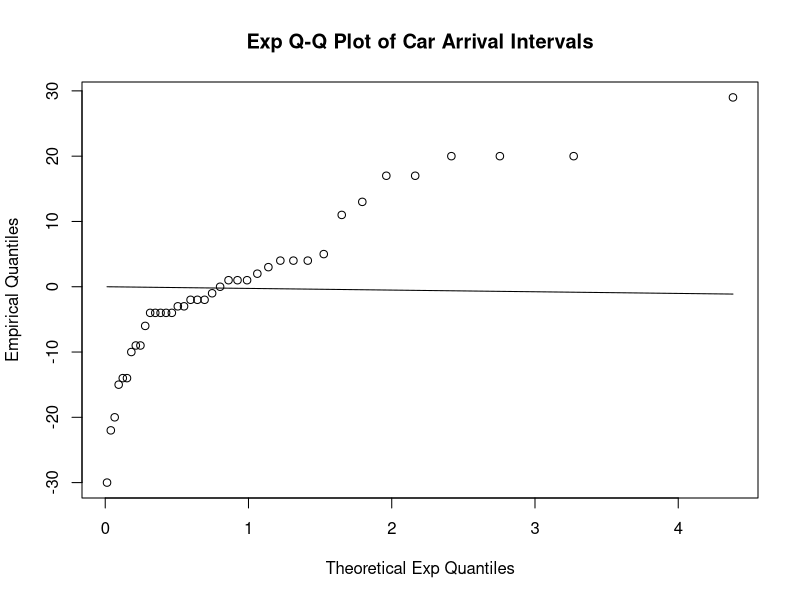
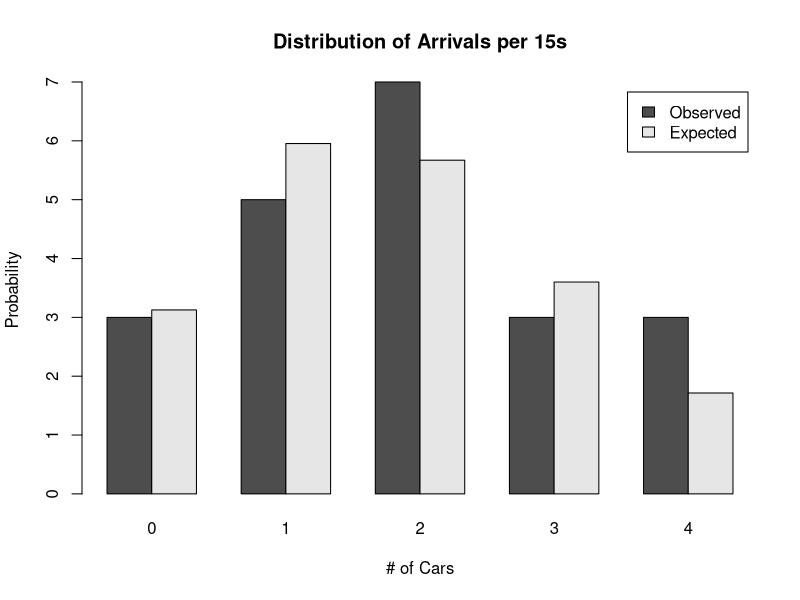
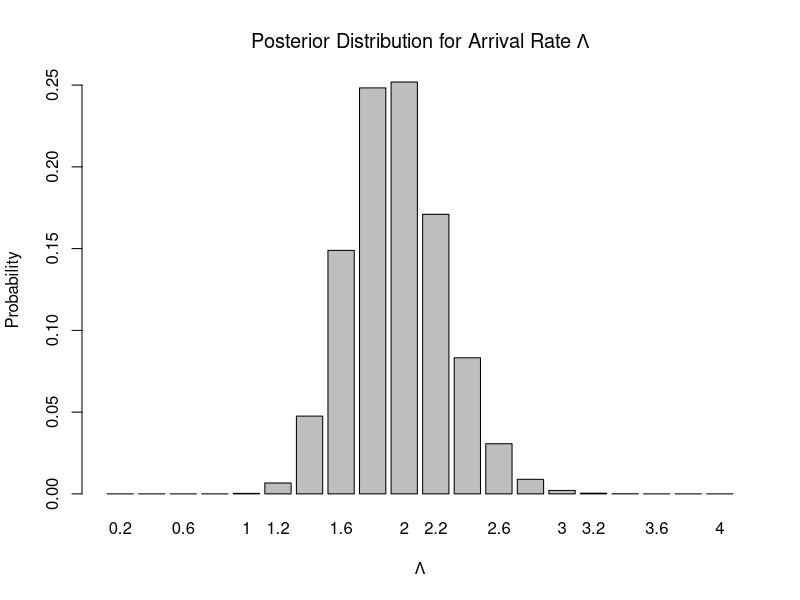

Generate these figures, in order, with R:
## csi674hw3p2

## DATA
x<-c(12, 2, 6, 2, 19, 5, 34, 4, 1, 4, 8, 7, 1, 21, 6, 11, 8, 28, 6, 4, 5, 1, 18, 9, 5, 1, 21, 1, 1, 5, 3, 14, 5, 3, 4, 5, 1, 3, 16, 2)


## Exponential?
xcs <- cumsum(x)
xint <- diff(x)
eq <- qexp(ppoints(length(x)))

qqplot(eq,xint,main="Exp Q-Q Plot of Car Arrival Intervals",xlab="Theoretical Exp Quantiles",ylab="Empirical Quantiles")
lines(eq,eq*mean(xint))

## Poisson?
freq15 <- ceiling(xcs/15)
xp15 <- tabulate(freq15)        # arrivals per 15s chunk
obs <- table(xp15)              # number of 15s chunks with 0,1,2,3,4 arrivals
xrate <- mean(xp15)             # estimated Poisson rate by 40 cars in 21 15s chunks
exp <- dpois(0:4,xrate)*21      # expected arrivals for Poisson distribution

obsexp <- rbind(obs,exp)
barplot(obsexp,main="Distribution of Arrivals per 15s", xlab="# of Cars", ylab="Probability", beside=TRUE, legend=c("Observed","Expected"))

## Posterior Poisson
prior <- array(1/20,20)
lambdas <- seq(from=.2, to=4, by=.2)

lik <- array(1,length(lambdas))
for (i in 1:length(xp15)) {
  lik <- lik*dpois(xp15[i],lambdas) }
  
post <- prior*lik
post <- post/sum(post)

barplot(post, names=lambdas, ylab="Probability", xlab=expression(Lambda), main=expression(paste("Posterior Distribution for Arrival Rate ",Lambda)))
